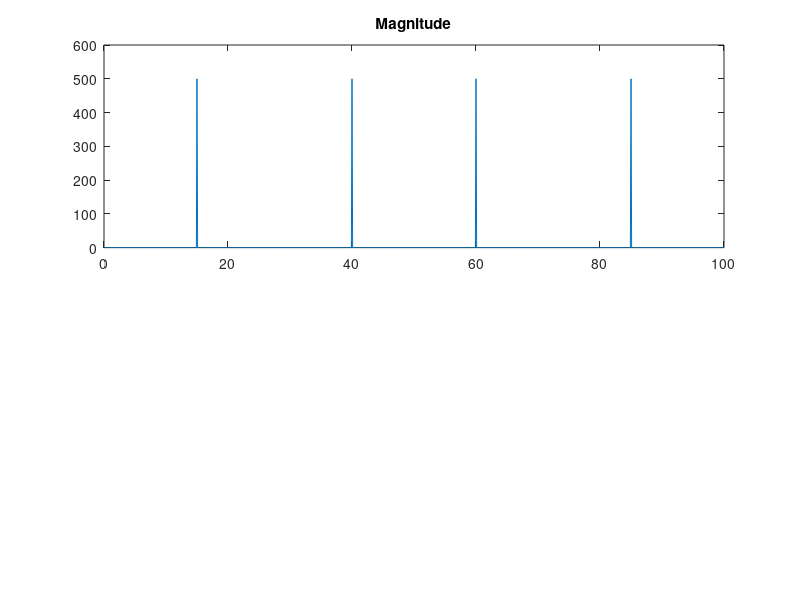

Reproduce this figure in MATLAB. (Note: this script raises an error after producing the figure.)
%% playground
% script to test things
t = 0:1/100:10-1/100;                     % Time vector
x = sin(2*pi*15*t) + sin(2*pi*40*t);      % Signal
y = fft(x);                               % Compute DFT of x
m = abs(y);                               % Magnitude
y(m<1e-6) = 0;
p = unwrap(angle(y));                     % Phase
f = (0:length(y)-1)*100/length(y);        % Frequency vector

subplot(2,1,1)
plot(f,m)
title('Magnitude')
ax = gca;
ax.XTick = [15 40 60 85];

subplot(2,1,2)
plot(f,p*180/pi)
title('Phase')
ax = gca;
ax.XTick = [15 40 60 85];